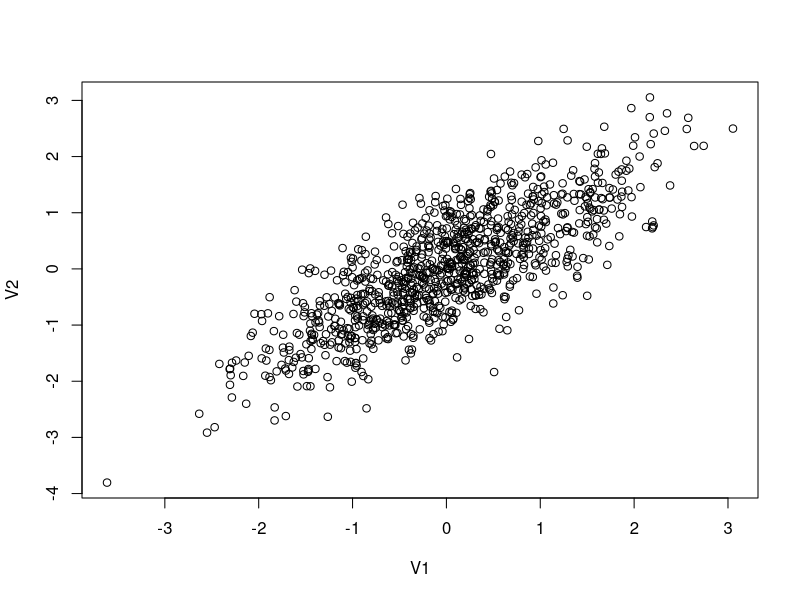

Here is the R script that generated this plot:
## ---- chunk 1
knitr::opts_chunk$set(echo = TRUE)
## ---- chunk 2
#This is a comment, alone in a chunk. 

## ---- chunk 3
library(MASS)
library(ggplot2)

out <- as.data.frame(mvrnorm(1000, mu = c(0,0), 
                     Sigma = matrix(c(1,0.8,0.8,1), ncol = 2), 
                     empirical = TRUE))
cor(out)
plot(out)

## ---- chunk 4
out$error<-rnorm(1000, mean=0, sd=1)

#The data generating process
B1<-3
B2<-6

out$Y<-out$V1*B1+out$V2*B2+out$error
## ---- chunk 5
#plotted<-ggplot(out, aes(V1, y = value, color = variable)) + 
#    geom_point(aes(y = Y, col = "Y")) + 
#    geom_point(aes(y = adjY, col = "adjY"))+
#    geom_smooth(method='lm', aes(y = Y, col = "Y"))+
#    geom_smooth(method='lm', aes(y = adjY, col = "Y"))

#plotted

